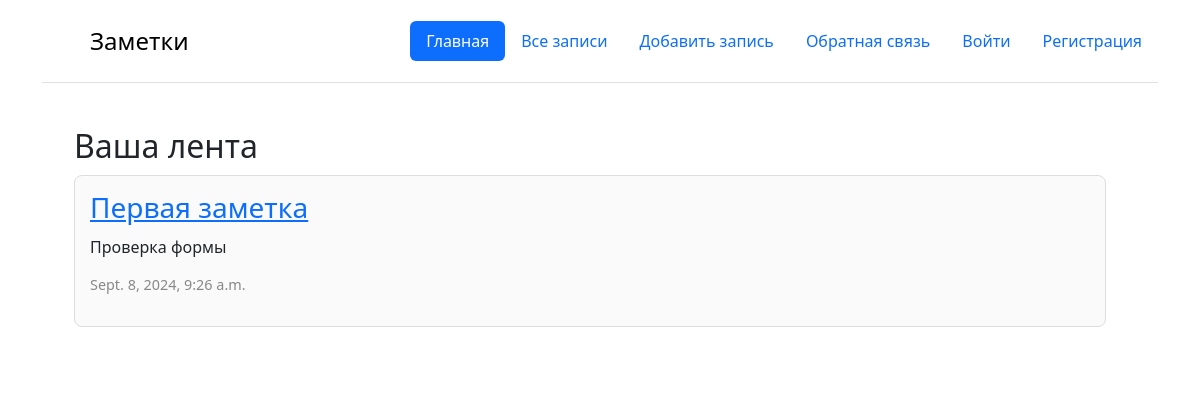
The app's page /, older data.
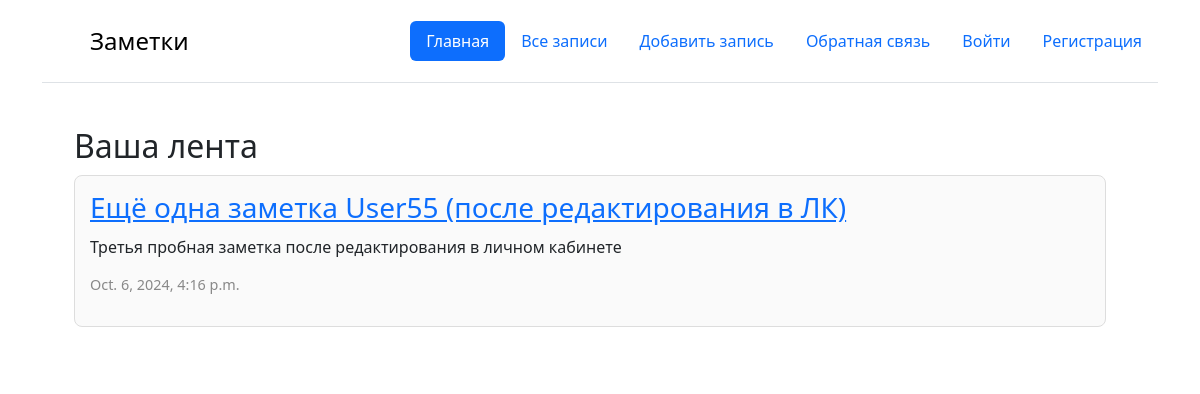
The same page, newer data.
### core/models.py (models this page shows, shortened)
class Note(models.Model):
    title = models.CharField(max_length=200)
    text = models.TextField()
    created_date = models.DateTimeField(auto_now_add=True)
    category = models.ForeignKey(NoteCategory,
                                 blank=True,
                                 null=True,
                                 on_delete=models.SET_NULL,
                                 related_name='category_notes'
                                 )
    profile = models.ForeignKey(Profile,
                                related_name='profile_notes',
                                on_delete=models.CASCADE)
    class Meta:
        verbose_name = 'Заметка'
        verbose_name_plural = 'Заметки'
        ordering = ["-created_date"]

### core/views.py (the view)
# urls.py: path('', main, name='main'),
def main(request):
    note = Note.objects.all()[0]
    return render(request, 'main.html', {"note": note})

### templates/main.html
{% extends 'base.html' %}
{% block content %}
<div class="container">
    <div class="main-content">
        <h2>Ваша лента</h2>
        <div class="post-card">
            <h3><a href="#">{{ note.title }}</a></h3>
            <p>{{ note.text }}</p>
            <p class="date">{{ note.created_date }}</p>
        </div>
    </div>
</div>
{% endblock %}

Row changes from the older to the newer data that the page shows:
no longer on this page (row unchanged): Note: title "Первая заметка", text "Проверка формы", created_date "Sept. 8, 2024, 9:26 a.m."
added Note: title "Ещё одна заметка User55 (после редактирования в ЛК)", text "Третья пробная заметка после редактирования в личном кабинете", created_date "Oct. 6, 2024, 4:16 p.m."
